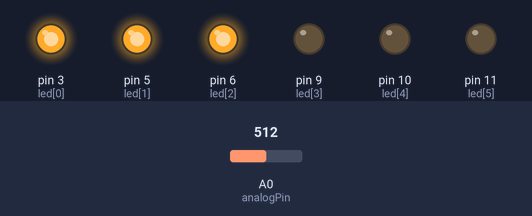
A sketch run on a simulated Arduino Uno, built with avr-gcc and run on an emulated ATmega328P. Shown: output pins drawn as LEDs (lit = HIGH). The test bench sets the inputs (shaded band); at power-on: A0 (analogPin) = 512.

Above: at 1.2 s.
1.3 s: A0 (analogPin) set to 576
2.8 s: A0 (analogPin) set to 602
At 3.5 s:
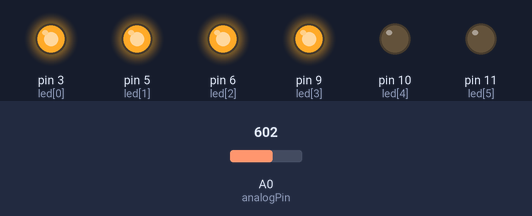
4.3 s: A0 (analogPin) set to 306
At 4.6 s:
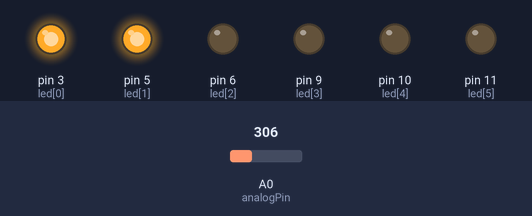
5.8 s: A0 (analogPin) set to 283
At 6.9 s:
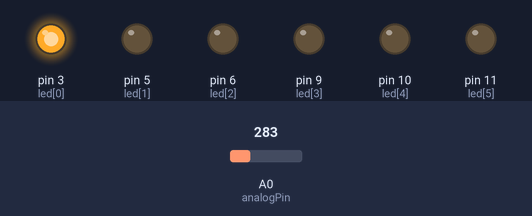
7.3 s: A0 (analogPin) set to 161
8.8 s: A0 (analogPin) set to 137
At 9.2 s:
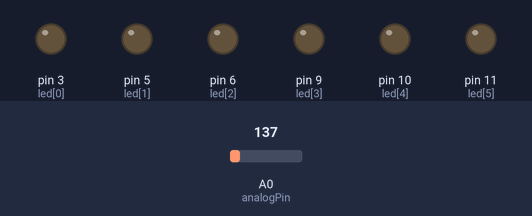
Timing chart, 0 to 11.3 s (numbered marks = the images above; inputs shaded):
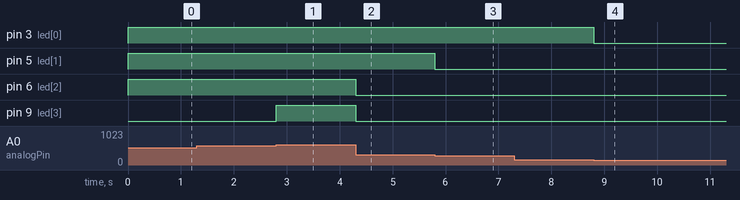

The sketch:

335_2.ino
```cpp
const int led[6] = { 3, 5, 6, 9, 10, 11 };
const int analogPin = A0;

void setup() {
  for(int x=0;x<=5;x++) {
  pinMode(led[x], OUTPUT);
  }
}

void loop() {
  int sensorInput = analogRead(analogPin);

  for(int n=0;n<=5;n++) {

    if(sensorInput > 1024/7*(1+n))
      digitalWrite(led[n], HIGH);
    else digitalWrite(led[n], LOW);

  }
}
```

Measured:
- the behaviour switches between 584 and 585 on A0 (analogPin) (found by bisection; images 0 and 1)
- the behaviour switches between 293 and 292 on A0 (analogPin) (found by bisection; images 2 and 3)
- the behaviour switches between 147 and 146 on A0 (analogPin) (found by bisection; images 3 and 4)
- after the input at 1.3 s, every drawn part: stays the same
- after the input at 2.8 s, pin 9 (led[3]): LOW → HIGH at once
- after the input at 4.3 s, pin 6 (led[2]), pin 9 (led[3]): HIGH → LOW at once
- after the input at 5.8 s, pin 5 (led[1]): HIGH → LOW at once
- after the input at 7.3 s, every drawn part: stays the same
- after the input at 8.8 s, pin 3 (led[0]): HIGH → LOW at once
